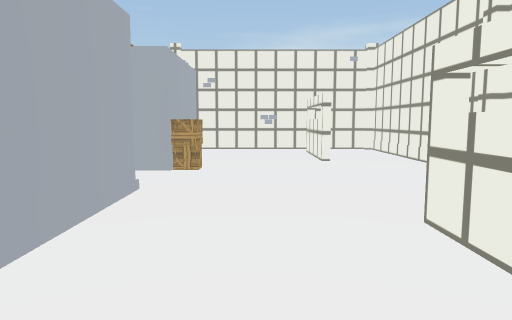
View 1 (above)

20 first-person views from a walk through a Unity game level. The camera is 1.4 m above the floor, tilts 6° down and sees 70° across. The floor is counted in squares, 1 m on a side. Each view is taken from the middle of a square. On the plan, view 1 faces up. The plan holds only what a view shows up to about 16 squares ahead; the rest is blank. The place goes on beyond the plan. Surface patterns are stand-ins for the level's own textures.

View 2
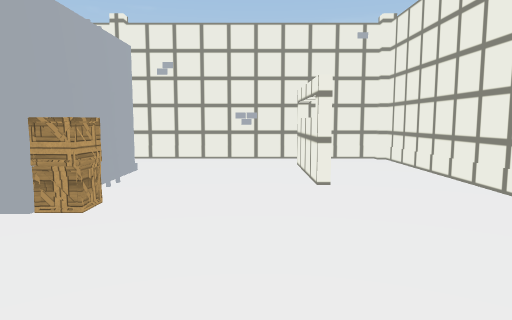

View 3
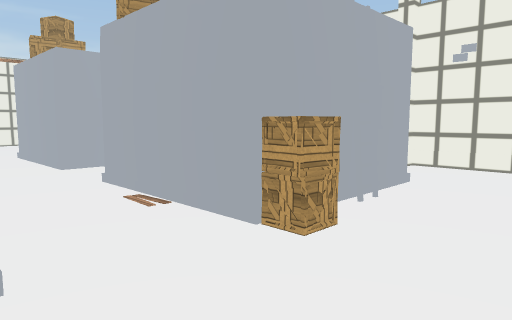

View 4
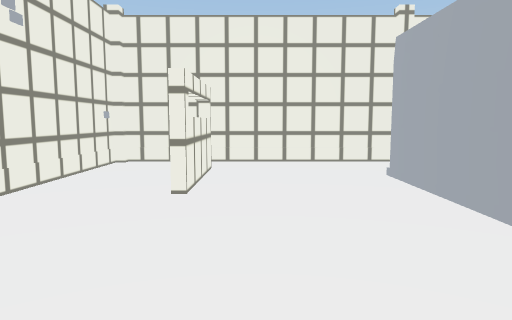

View 5
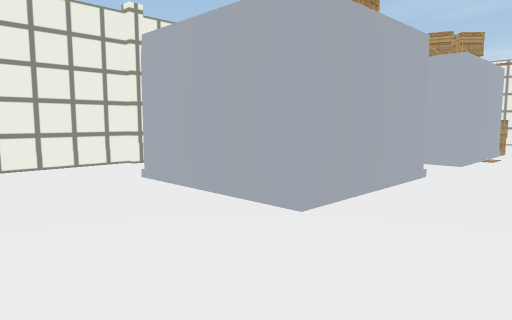

View 6
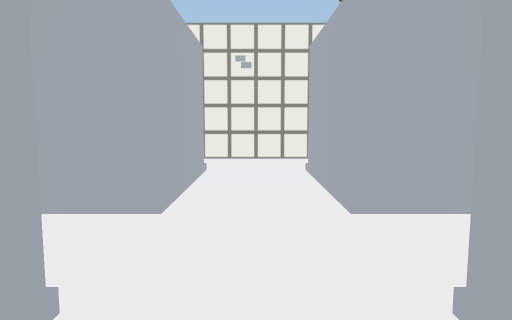

View 7
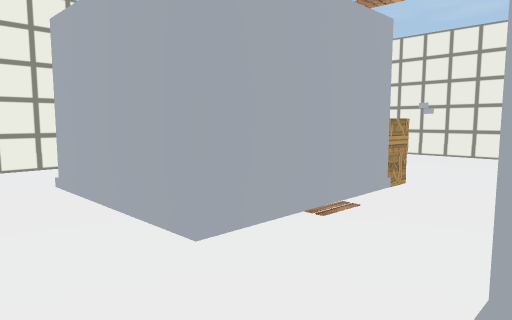

View 8
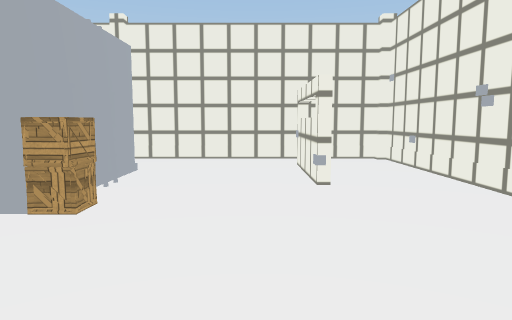

View 9
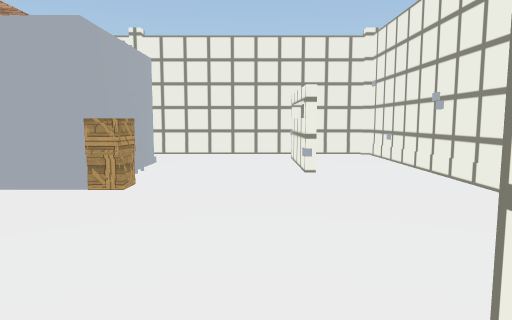

View 10
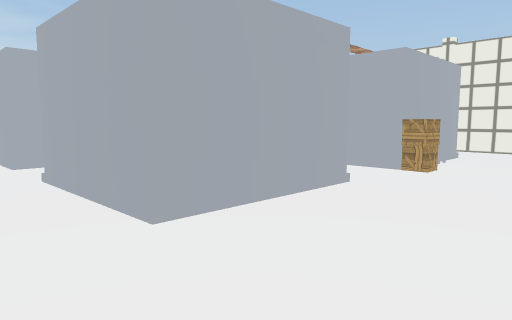

View 11
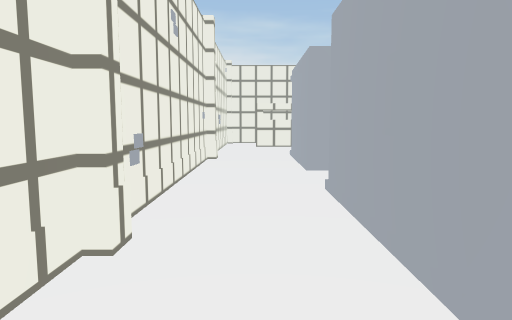

View 12
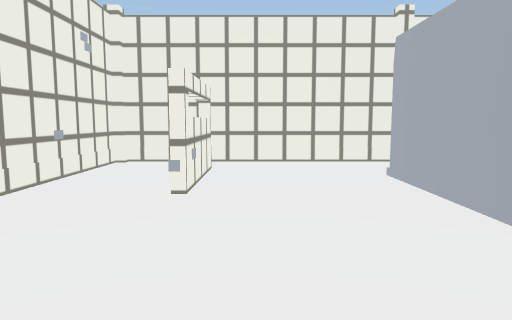

View 13
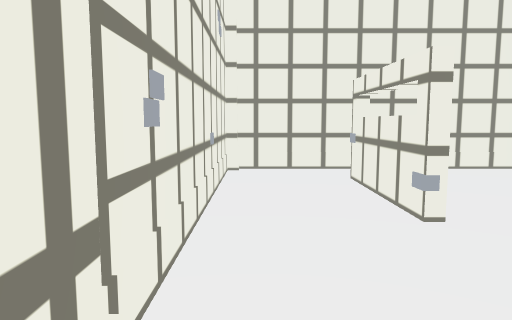

View 14
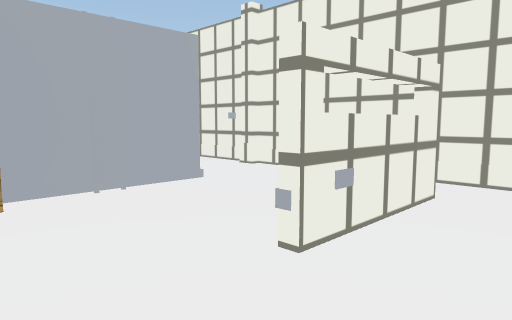

View 15
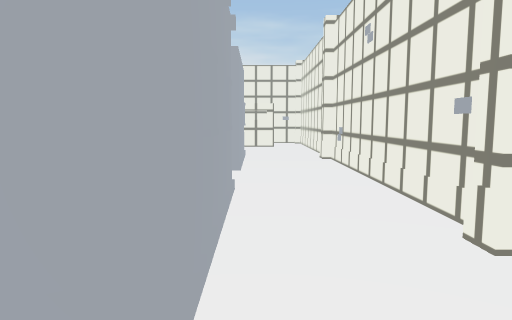

View 16
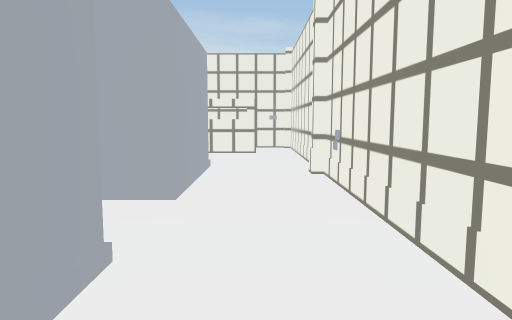

View 17
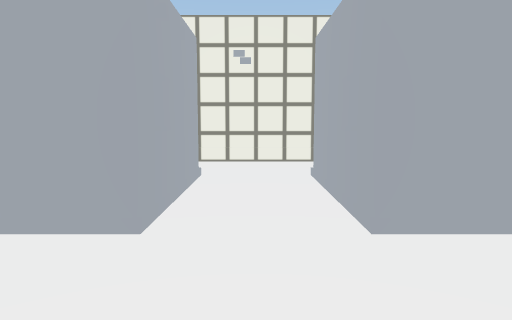

View 18
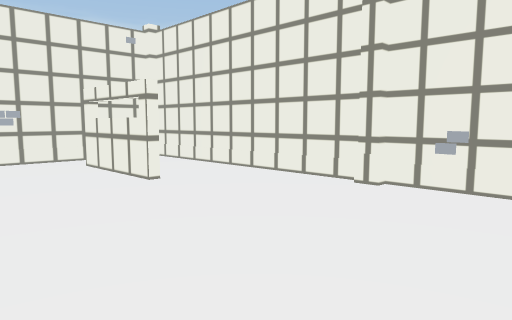

View 19
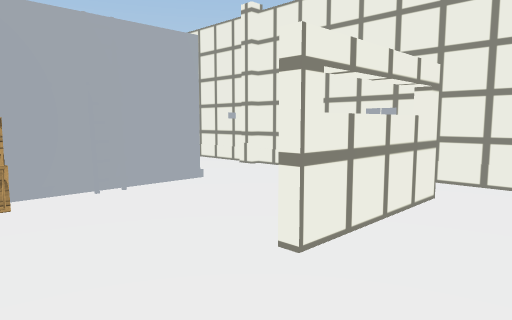

View 20
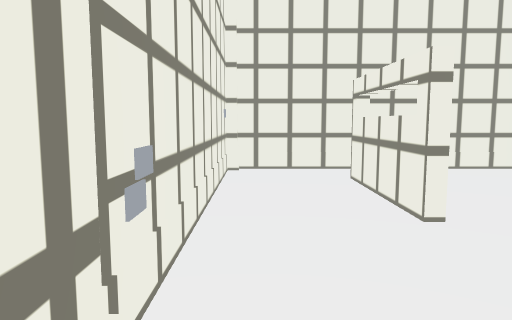

### Floor plan
Key: @ floor where view 1 was taken; # wall or solid block; . floor; O other object.
Columns run from 24 left of view 1 to 6 right of it. Each row starts with its distance up from view 1.
 19 ###########OO###########OO#####
 18 #.............................#
 17 #..O#.....................##..#
 16 #..##.....................##..#
 15 #..##....#####...O####....##..#
 14 #..##....#   #...##  #....##..#
 13 #..##....#   #...#   #....##..#
 12 #........##  #...#   #........#
 11 #........O####...#####O.......#
 10 #.............................#
  9 #.............................#
  8 #.............................O
  7 #.......OO####...####O........O
  6 #........##  #...#  ##........#
  5 #..#O....#   #...#   #....##..#
  4 #..##....#   #...#   #....##..#
  3 #..##....#####...#####....##..#
  2 #..##.....................##..#
  1 #..##.....................##..#
  0 #.......................@.....#
 -1 ##################OO###########

Positions as (right, up) in squares from view 1, and headings:
1: (0, 0), facing up
2: (1, 5), facing up
3: (1, 7), facing up-left
4: (1, 12), facing down
5: (2, 11), facing down-left
6: (-9, 13), facing down
7: (-8, 11), facing down-left
8: (-19, 13), facing down
9: (-19, 15), facing down
10: (-20, 18), facing down-right
11: (-18, 17), facing right
12: (-19, 6), facing up
13: (-23, 8), facing up
14: (-23, 8), facing down-right
15: (-18, 2), facing right
16: (-14, 1), facing right
17: (-9, 6), facing up
18: (-2, 5), facing up-right
19: (5, 10), facing up-left
20: (5, 10), facing down
